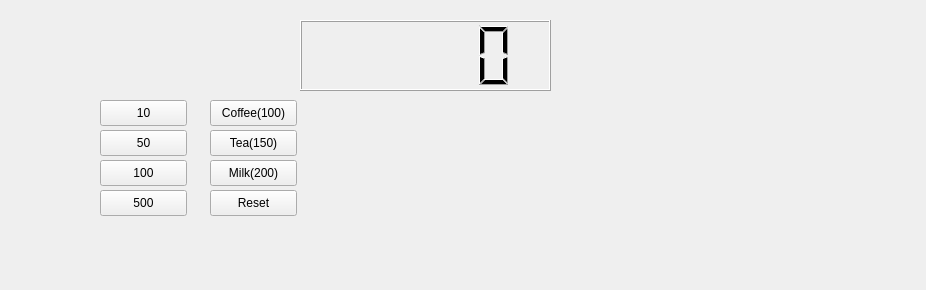
<?xml version="1.0" encoding="UTF-8"?>
<ui version="4.0">
 <class>Widget</class>
 <widget class="QWidget" name="Widget">
  <property name="geometry">
   <rect>
    <x>0</x>
    <y>0</y>
    <width>926</width>
    <height>290</height>
   </rect>
  </property>
  <property name="windowTitle">
   <string>Widget</string>
  </property>
  <widget class="QLCDNumber" name="lcdNumber">
   <property name="geometry">
    <rect>
     <x>300</x>
     <y>20</y>
     <width>251</width>
     <height>71</height>
    </rect>
   </property>
  </widget>
  <widget class="QPushButton" name="pb10">
   <property name="geometry">
    <rect>
     <x>100</x>
     <y>100</y>
     <width>87</width>
     <height>26</height>
    </rect>
   </property>
   <property name="text">
    <string>10</string>
   </property>
  </widget>
  <widget class="QPushButton" name="pb50">
   <property name="geometry">
    <rect>
     <x>100</x>
     <y>130</y>
     <width>87</width>
     <height>26</height>
    </rect>
   </property>
   <property name="text">
    <string>50</string>
   </property>
  </widget>
  <widget class="QPushButton" name="pb100">
   <property name="geometry">
    <rect>
     <x>100</x>
     <y>160</y>
     <width>87</width>
     <height>26</height>
    </rect>
   </property>
   <property name="text">
    <string>100</string>
   </property>
  </widget>
  <widget class="QPushButton" name="pb500">
   <property name="geometry">
    <rect>
     <x>100</x>
     <y>190</y>
     <width>87</width>
     <height>26</height>
    </rect>
   </property>
   <property name="text">
    <string>500</string>
   </property>
  </widget>
  <widget class="QPushButton" name="pbCoffee">
   <property name="geometry">
    <rect>
     <x>210</x>
     <y>100</y>
     <width>87</width>
     <height>26</height>
    </rect>
   </property>
   <property name="text">
    <string>Coffee(100)</string>
   </property>
  </widget>
  <widget class="QPushButton" name="pbTea">
   <property name="geometry">
    <rect>
     <x>210</x>
     <y>130</y>
     <width>87</width>
     <height>26</height>
    </rect>
   </property>
   <property name="text">
    <string>Tea(150)</string>
   </property>
  </widget>
  <widget class="QPushButton" name="pbMilk">
   <property name="geometry">
    <rect>
     <x>210</x>
     <y>160</y>
     <width>87</width>
     <height>26</height>
    </rect>
   </property>
   <property name="text">
    <string>Milk(200)</string>
   </property>
  </widget>
  <widget class="QPushButton" name="pbReset">
   <property name="geometry">
    <rect>
     <x>210</x>
     <y>190</y>
     <width>87</width>
     <height>26</height>
    </rect>
   </property>
   <property name="text">
    <string>Reset</string>
   </property>
  </widget>
 </widget>
 <resources/>
 <connections/>
</ui>
